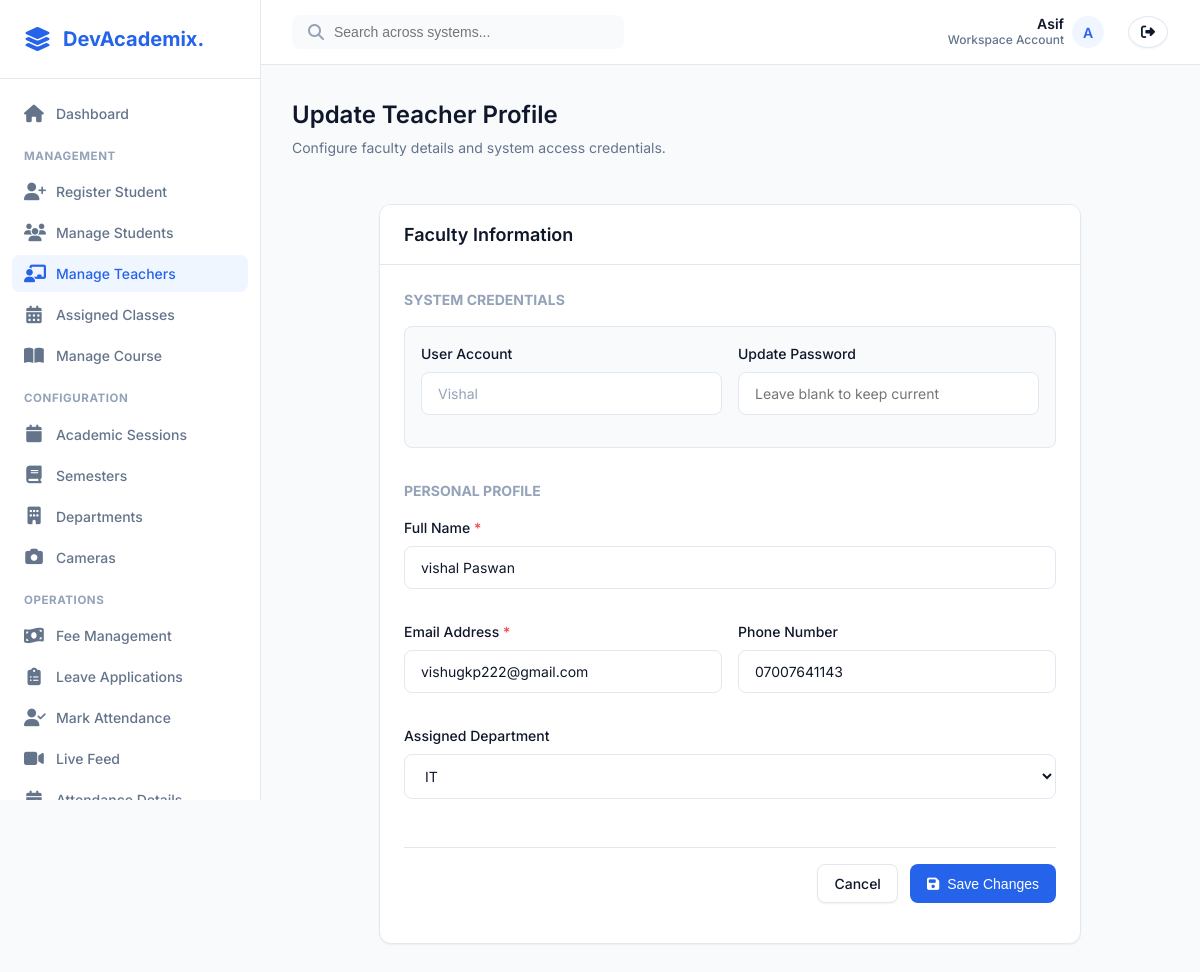
Page /teachers/update/1/ (signed in) on the committed database.
### app1/models.py (models this page shows, shortened)
class Teacher(models.Model):
    user = models.OneToOneField(User, on_delete=models.CASCADE, related_name="teacher_profile")
    name = models.CharField(max_length=255)
    email = models.EmailField(max_length=255)
    phone_number = models.CharField(max_length=15, blank=True, null=True)
    department = models.ForeignKey(Department, on_delete=models.SET_NULL, null=True, blank=True, related_name="teachers")

class Department(models.Model):
    name = models.CharField(max_length=255)
    description = models.TextField()

### app1/views.py (the view, shortened to what this page needs)
# urls.py: path('teachers/update/<int:pk>/', views.teacher_update, name='teacher_update'),
def teacher_update(request, pk):
    teacher = get_object_or_404(Teacher, pk=pk)
    departments = Department.objects.all()
    return render(request, 'teacher_form.html', {
        'teacher': teacher,
        'departments': departments
    })

### templates/teacher_form.html (shortened to what this page needs)
{% extends 'base.html' %}
{% block content %}
<div class="saas-page-header">
    <div>
        <h1 class="saas-page-title">{% if teacher %}Update Teacher Profile{% else %}Add New Teacher{% endif %}</h1>
        <p class="saas-page-subtitle">Configure faculty details and system access credentials.</p>
    </div>
</div>
<div class="saas-card" style="max-width: 700px; margin: 0 auto;">
    <div class="saas-card-header">
        <h3 class="saas-card-title">Faculty Information</h3>
    </div>
    <div class="saas-card-body">
        <form method="post" action="">
            <h4 style="margin: 0 0 var(--space-4) 0; color: var(--text-tertiary); font-size: 0.875rem; text-transform: uppercase;">System Credentials</h4>
            <div style="background: var(--bg-color); border-radius: var(--radius-md); padding: var(--space-4); margin-bottom: var(--space-6); border: 1px solid var(--border-color);">
                {% if not teacher %}
                <div style="display: grid; grid-template-columns: 1fr 1fr; gap: var(--space-4);">
                    <div class="saas-form-group">
                        <label class="saas-label" for="username">Username <span style="color: var(--danger-color);">*</span></label>
                        <input type="text" class="saas-input" id="username" name="username" required placeholder="Ex. jsmith">
                    </div>
                    <div class="saas-form-group">
                        <label class="saas-label" for="password">Password <span style="color: var(--danger-color);">*</span></label>
                        <input type="password" class="saas-input" id="password" name="password" required placeholder="Create a secure password">
                    </div>
                </div>
                {% else %}
                <div style="display: grid; grid-template-columns: 1fr 1fr; gap: var(--space-4);">
                    <div class="saas-form-group">
                        <label class="saas-label" for="username">User Account</label>
                        <input type="text" class="saas-input" id="username" value="{{ teacher.user.username }}" disabled style="background-color: var(--surface-color); color: var(--text-tertiary); cursor: not-allowed;">
                    </div>
                    <div class="saas-form-group">
                        <label class="saas-label" for="password">Update Password</label>
                        <input type="password" class="saas-input" id="password" name="password" placeholder="Leave blank to keep current">
                    </div>
                </div>
                {% endif %}
            </div>
            <h4 style="margin: 0 0 var(--space-4) 0; color: var(--text-tertiary); font-size: 0.875rem; text-transform: uppercase;">Personal Profile</h4>
            <div style="display: grid; grid-template-columns: 1fr; gap: var(--space-4); margin-bottom: var(--space-6);">
                <div class="saas-form-group">
                    <label class="saas-label" for="name">Full Name <span style="color: var(--danger-color);">*</span></label>
                    <input type="text" class="saas-input" id="name" name="name" value="{{ teacher.name|default:'' }}" required placeholder="Ex. Jane Smith">
                </div>
                <div style="display: grid; grid-template-columns: 1fr 1fr; gap: var(--space-4);">
                    <div class="saas-form-group">
                        <label class="saas-label" for="email">Email Address <span style="color: var(--danger-color);">*</span></label>
                        <input type="email" class="saas-input" id="email" name="email" value="{{ teacher.email|default:'' }}" required placeholder="jane.smith@example.com">
                    </div>
                    <div class="saas-form-group">
                        <label class="saas-label" for="phone_number">Phone Number</label>
                        <input type="tel" class="saas-input" id="phone_number" name="phone_number" value="{{ teacher.phone_number|default:'' }}" placeholder="+1 234 567 8900">
                    </div>
                </div>
                <div class="saas-form-group">
                    <label class="saas-label" for="department_id">Assigned Department</label>
                    <div style="position: relative;">
                        <select id="department_id" name="department_id" class="saas-select" style="width: 100%;">
                            {% for dep in departments %}
                            <option value="{{ dep.id }}" {% if teacher and teacher.department.id == dep.id %}selected{% endif %}>{{ dep.name }}</option>
                            {% endfor %}
                        </select>
                    </div>
                </div>
            </div>
            <div style="border-top: 1px solid var(--border-color); margin: var(--space-6) 0 var(--space-4) 0; padding-top: var(--space-4); display: flex; justify-content: flex-end; gap: var(--space-3);">
                <a href="{% url 'teacher_list' %}" class="saas-btn saas-btn-secondary">Cancel</a>
                <button type="submit" class="saas-btn saas-btn-primary">
                    <i class="fas fa-save"></i> {% if teacher %}Save Changes{% else %}Create Teacher{% endif %}
                </button>
            </div>
        </form>
    </div>
</div>
{% endblock %}

### templates/base.html (shortened to what this page needs)
<!DOCTYPE html>
{% load static %}
<html lang="en">
<head>
    <link rel="stylesheet" href="https://cdnjs.cloudflare.com/ajax/libs/font-awesome/6.4.0/css/all.min.css">
    <link rel="stylesheet" href="{% static 'css/saas_theme.css' %}">
</head>
<body>
    <aside class="saas-sidebar" id="sidebar">
        <div class="saas-sidebar-header">
            <i class="fas fa-layer-group" style="font-size: 1.5rem; color: var(--primary-color);"></i>
            <h2>DevAcademix.</h2>
        </div>
        <nav class="saas-sidebar-nav">
            {% if not user.is_authenticated %}
            <a href="{% url 'login' %}" class="saas-nav-item">
                <i class="fas fa-sign-in-alt"></i> Login
            </a>
            {% elif user.is_staff or user.is_superuser %}
            <a href="{% url 'admin_dashboard' %}" class="saas-nav-item">
                <i class="fas fa-home"></i> Dashboard
            </a>
            <div style="font-size:0.72rem;font-weight:700;color:var(--text-tertiary);text-transform:uppercase;margin:var(--space-4) var(--space-3) var(--space-2);letter-spacing:0.05em;">Management</div>
            <a href="{% url 'register_student' %}" class="saas-nav-item">
                <i class="fas fa-user-plus"></i> Register Student
            </a>
            <a href="{% url 'student-list' %}" class="saas-nav-item">
                <i class="fas fa-users"></i> Manage Students
            </a>
            <a href="{% url 'teacher_list' %}" class="saas-nav-item">
                <i class="fas fa-chalkboard-teacher"></i> Manage Teachers
            </a>
            <a href="{% url 'assigned_class_list' %}" class="saas-nav-item">
                <i class="fas fa-calendar-alt"></i> Assigned Classes
            </a>
            <a href="{% url 'manage_courses' %}" class="saas-nav-item">
                <i class="fas fa-book-open"></i> Manage Course
            </a>
            <div style="font-size:0.72rem;font-weight:700;color:var(--text-tertiary);text-transform:uppercase;margin:var(--space-4) var(--space-3) var(--space-2);letter-spacing:0.05em;">Configuration</div>
            <a href="{% url 'session_list' %}" class="saas-nav-item">
                <i class="fas fa-calendar"></i> Academic Sessions
            </a>
            <a href="{% url 'semester_list' %}" class="saas-nav-item">
                <i class="fas fa-book"></i> Semesters
            </a>
            <a href="{% url 'department_list' %}" class="saas-nav-item">
                <i class="fas fa-building"></i> Departments
            </a>
            <a href="{% url 'camera_config_list' %}" class="saas-nav-item">
                <i class="fas fa-camera"></i> Cameras
            </a>
            <div style="font-size:0.72rem;font-weight:700;color:var(--text-tertiary);text-transform:uppercase;margin:var(--space-4) var(--space-3) var(--space-2);letter-spacing:0.05em;">Operations</div>
            <a href="{% url 'student_list_with_fees' %}" class="saas-nav-item">
                <i class="fas fa-money-bill-wave"></i> Fee Management
            </a>
            <a href="{% url 'leave_list' %}" class="saas-nav-item">
                <i class="fas fa-clipboard-list"></i> Leave Applications
            </a>
            <a href="{% url 'mark_attendance' %}" class="saas-nav-item">
                <i class="fas fa-user-check"></i> Mark Attendance
            </a>
            <a href="{% url 'capture_and_recognize_with_cam' %}" class="saas-nav-item">
                <i class="fas fa-video"></i> Live Feed
            </a>
            <a href="{% url 'student_attendance_list' %}" class="saas-nav-item">
                <i class="fas fa-calendar-check"></i> Attendance Details
            </a>
            {% endif %}
        </nav>
    </aside>
    <div class="saas-main" id="main-content">
        <header class="saas-header">
            <div style="display: flex; align-items: center;">
                <div class="saas-header-search">
                    <i class="fas fa-search" style="color: var(--text-tertiary);"></i>
                    <input type="text" placeholder="Search across systems...">
                </div>
            </div>
            <div class="saas-header-actions">
                {% if user.is_authenticated %}
                <div class="saas-user-profile">
                    <span style="display: flex; flex-direction: column; align-items: flex-end; line-height: 1.2;">
                        <span style="color: var(--text-primary); font-weight: 600;">{{ user.username|title }}</span>
                        <span style="font-size: 0.75rem;">Workspace Account</span>
                    </span>
                    <div class="saas-avatar">
                        {{ user.username|make_list|first|upper }}
                    </div>
                </div>
                <a href="{% url 'logout' %}" class="saas-btn saas-btn-secondary"
                    style="margin-left: var(--space-2); padding: var(--space-2) var(--space-3); border-radius: 50%;">
                    <i class="fas fa-sign-out-alt"></i>
                </a>
                {% else %}
                <a href="{% url 'login' %}" class="saas-btn saas-btn-primary">
                    <i class="fas fa-sign-in-alt"></i> Login
                </a>
                {% endif %}
            </div>
        </header>
        <main class="saas-content">
            {% block content %}
            {% endblock %}
        </main>
    </div>
</body>
</html>

### rows in the picture
Teacher: user.username "Vishal", name "vishal Paswan", email "vishugkp222@gmail.com", phone_number "07007641143", department_id "IT"

### other values in the picture
{{ user.username|title }} "Asif"
{{ user.username|make_list|first|upper }} "A"
